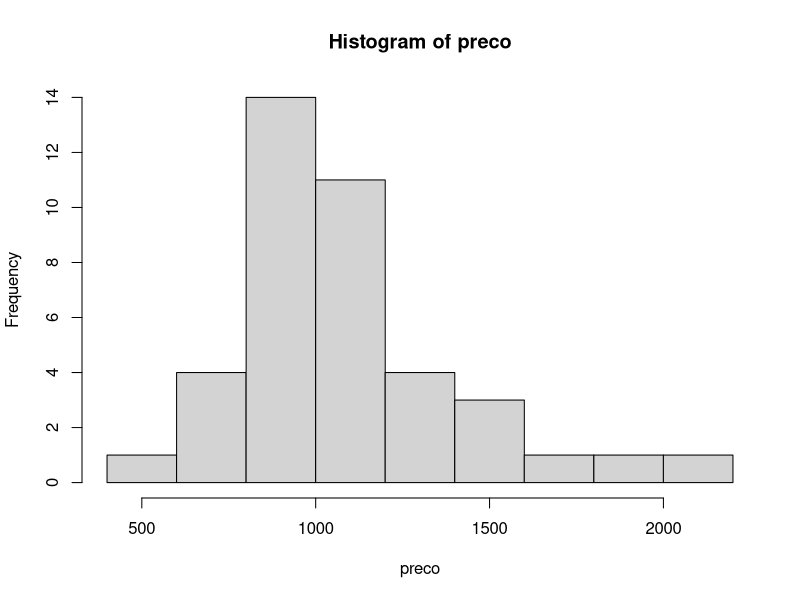
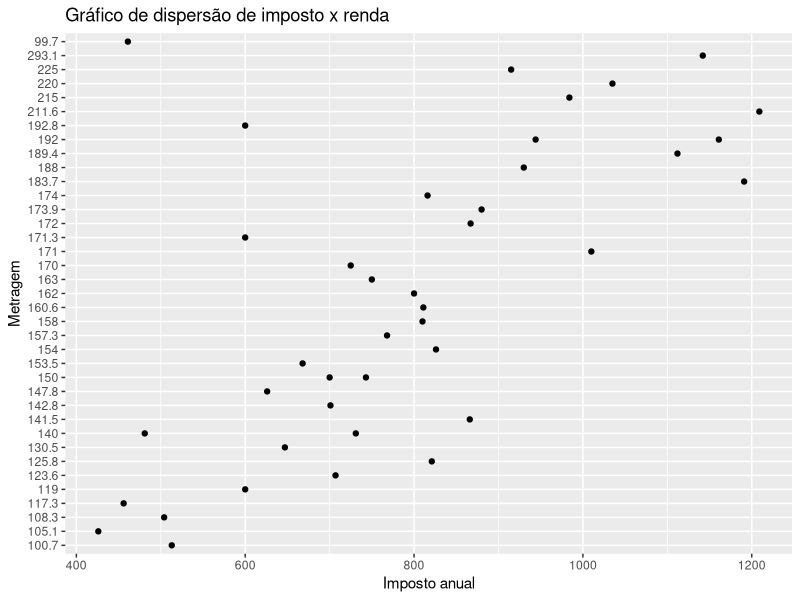

Write R code to recreate these figures, in order.
#Script referente à atividade da disciplina "Prática Estatística"

#Instalação de biblioteca para auxiliar na anáise de dados:
library(tidyverse)

#Leitura do banco de dados:
dados = read.csv2("imoveis.csv")

#cálculo da média das variáveis:
attach(dados)

as.numeric(metragem) #Isso é feito pois, originalmente, os valores da variável metragem estavam como texto(character)

media_preco = mean(preco)
media_metragem = mean(metragem)
media_idade = mean(idade)
media_itens_embutidos = mean(itens_embutidos)
media_imposto_anual = mean(imposto_anual)

#Cálculo do desvio-padrão :

desvio_padrao_preco = sd(preco)
desvio_padrao_metragem = sd(metragem)
desvio_padrao_idade = sd(idade)
desvio_padrao_itens_embutidos = sd(itens_embutidos)
desvio_padrao_imposto_anual = sd(imposto_anual)

#Histograma do preço do imóvel:

hist(preco)

#Dispersão de imposto x metragem:

dados %>% 
  ggplot(aes(x = imposto_anual , y = metragem))+
  geom_point()+
  labs( title = "Gráfico de dispersão de imposto x renda", 
        x = "Imposto anual", 
        y= "Metragem")
  
